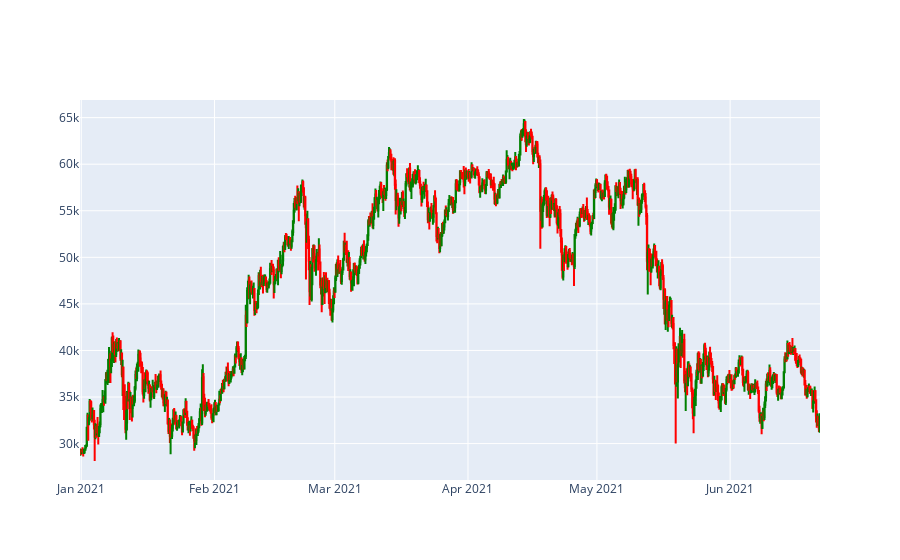

Notebook source saved alongside this figure:
### Code cell
chart = interactive_candles(data)

chart.update_layout(xaxis_rangeslider_visible = False)

### Figure 1 — Plotly figure (JSON) as saved in the notebook; plotly's stock layout.template omitted (floating-point values rounded to 4 significant figures; data arrays with more than 128 entries replaced by an {"elided": "..."} marker saying what was removed)
{"data": [{"close": {"elided": "1033 float values"}, "decreasing": {"line": {"color": "red"}}, "high": {"elided": "1033 float values"}, "increasing": {"line": {"color": "green"}}, "low": {"elided": "1033 float values"}, "open": {"elided": "1033 float values"}, "type": "candlestick", "x": {"elided": "1033 str values"}}], "layout": {"xaxis": {"rangeslider": {"visible": false}}}}
